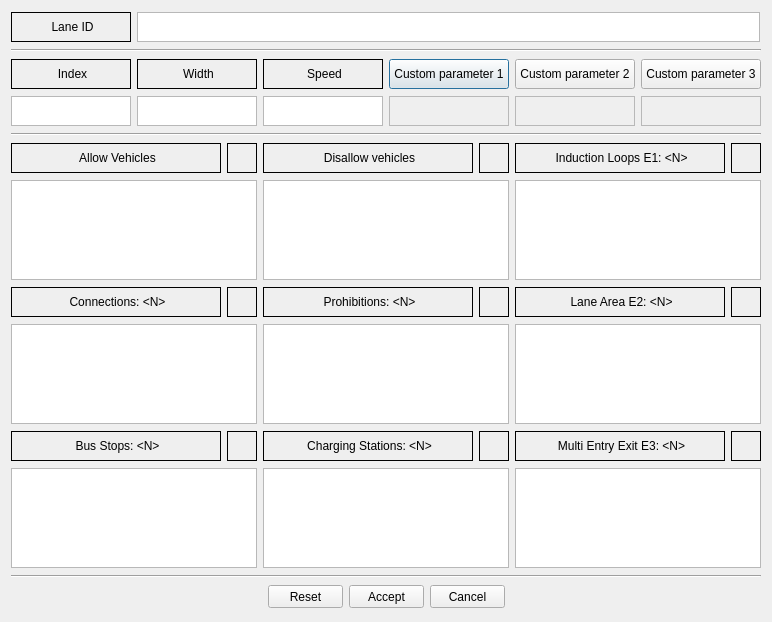
<?xml version="1.0" encoding="UTF-8"?>
<ui version="4.0">
 <class>laneItemDialog</class>
 <widget class="QDialog" name="laneItemDialog">
  <property name="geometry">
   <rect>
    <x>0</x>
    <y>0</y>
    <width>770</width>
    <height>622</height>
   </rect>
  </property>
  <property name="minimumSize">
   <size>
    <width>0</width>
    <height>0</height>
   </size>
  </property>
  <property name="maximumSize">
   <size>
    <width>16777215</width>
    <height>16777215</height>
   </size>
  </property>
  <property name="windowTitle">
   <string>Lane Properties</string>
  </property>
  <property name="windowIcon">
   <iconset resource="../../../resources/eNetEditorResources.qrc">
    <normaloff>:/items/node.png</normaloff>:/items/node.png</iconset>
  </property>
  <property name="modal">
   <bool>true</bool>
  </property>
  <layout class="QVBoxLayout" name="verticalLayout">
   <item>
    <layout class="QHBoxLayout" name="LayoutID">
     <property name="leftMargin">
      <number>0</number>
     </property>
     <property name="rightMargin">
      <number>1</number>
     </property>
     <item>
      <widget class="QLabel" name="LabelLaneID">
       <property name="minimumSize">
        <size>
         <width>120</width>
         <height>30</height>
        </size>
       </property>
       <property name="maximumSize">
        <size>
         <width>120</width>
         <height>30</height>
        </size>
       </property>
       <property name="frameShape">
        <enum>QFrame::Box</enum>
       </property>
       <property name="text">
        <string>&lt;html&gt;&lt;head/&gt;&lt;body&gt;&lt;p align=&quot;center&quot;&gt;Lane ID&lt;/p&gt;&lt;/body&gt;&lt;/html&gt;</string>
       </property>
      </widget>
     </item>
     <item>
      <widget class="QTextBrowser" name="TextLaneID">
       <property name="minimumSize">
        <size>
         <width>0</width>
         <height>30</height>
        </size>
       </property>
       <property name="maximumSize">
        <size>
         <width>16777215</width>
         <height>30</height>
        </size>
       </property>
       <property name="textInteractionFlags">
        <set>Qt::LinksAccessibleByKeyboard|Qt::LinksAccessibleByMouse|Qt::TextBrowserInteraction|Qt::TextSelectableByKeyboard|Qt::TextSelectableByMouse</set>
       </property>
      </widget>
     </item>
    </layout>
   </item>
   <item>
    <widget class="Line" name="line_3">
     <property name="orientation">
      <enum>Qt::Horizontal</enum>
     </property>
    </widget>
   </item>
   <item>
    <layout class="QHBoxLayout" name="horizontalLayout">
     <item>
      <widget class="QLabel" name="LabelLaneIndex">
       <property name="minimumSize">
        <size>
         <width>120</width>
         <height>30</height>
        </size>
       </property>
       <property name="maximumSize">
        <size>
         <width>120</width>
         <height>30</height>
        </size>
       </property>
       <property name="frameShape">
        <enum>QFrame::Box</enum>
       </property>
       <property name="text">
        <string>&lt;html&gt;&lt;head/&gt;&lt;body&gt;&lt;p align=&quot;center&quot;&gt;Index&lt;/p&gt;&lt;/body&gt;&lt;/html&gt;</string>
       </property>
      </widget>
     </item>
     <item>
      <widget class="QLabel" name="LabelWidth">
       <property name="minimumSize">
        <size>
         <width>120</width>
         <height>30</height>
        </size>
       </property>
       <property name="maximumSize">
        <size>
         <width>120</width>
         <height>30</height>
        </size>
       </property>
       <property name="frameShape">
        <enum>QFrame::Box</enum>
       </property>
       <property name="text">
        <string>&lt;html&gt;&lt;head/&gt;&lt;body&gt;&lt;p align=&quot;center&quot;&gt;Width&lt;/p&gt;&lt;/body&gt;&lt;/html&gt;</string>
       </property>
      </widget>
     </item>
     <item>
      <widget class="QLabel" name="LabelSpeed">
       <property name="minimumSize">
        <size>
         <width>120</width>
         <height>30</height>
        </size>
       </property>
       <property name="maximumSize">
        <size>
         <width>120</width>
         <height>30</height>
        </size>
       </property>
       <property name="frameShape">
        <enum>QFrame::Box</enum>
       </property>
       <property name="text">
        <string>&lt;html&gt;&lt;head/&gt;&lt;body&gt;&lt;p align=&quot;center&quot;&gt;Speed&lt;/p&gt;&lt;/body&gt;&lt;/html&gt;</string>
       </property>
      </widget>
     </item>
     <item>
      <widget class="QPushButton" name="ButtonCustomParameter1Name">
       <property name="minimumSize">
        <size>
         <width>120</width>
         <height>30</height>
        </size>
       </property>
       <property name="maximumSize">
        <size>
         <width>120</width>
         <height>30</height>
        </size>
       </property>
       <property name="text">
        <string>Custom parameter 1</string>
       </property>
      </widget>
     </item>
     <item>
      <widget class="QPushButton" name="ButtonCustomParameter2Name">
       <property name="minimumSize">
        <size>
         <width>120</width>
         <height>30</height>
        </size>
       </property>
       <property name="maximumSize">
        <size>
         <width>120</width>
         <height>30</height>
        </size>
       </property>
       <property name="text">
        <string>Custom parameter 2</string>
       </property>
      </widget>
     </item>
     <item>
      <widget class="QPushButton" name="ButtonCustomParameter3Name">
       <property name="minimumSize">
        <size>
         <width>120</width>
         <height>30</height>
        </size>
       </property>
       <property name="maximumSize">
        <size>
         <width>120</width>
         <height>30</height>
        </size>
       </property>
       <property name="text">
        <string>Custom parameter 3</string>
       </property>
      </widget>
     </item>
    </layout>
   </item>
   <item>
    <layout class="QHBoxLayout" name="horizontalLayout_2">
     <item>
      <widget class="QTextEdit" name="TextLaneIndex">
       <property name="minimumSize">
        <size>
         <width>120</width>
         <height>30</height>
        </size>
       </property>
       <property name="maximumSize">
        <size>
         <width>120</width>
         <height>30</height>
        </size>
       </property>
       <property name="textInteractionFlags">
        <set>Qt::LinksAccessibleByKeyboard|Qt::LinksAccessibleByMouse|Qt::TextBrowserInteraction|Qt::TextSelectableByKeyboard|Qt::TextSelectableByMouse</set>
       </property>
      </widget>
     </item>
     <item>
      <widget class="QTextEdit" name="TextWidth">
       <property name="minimumSize">
        <size>
         <width>120</width>
         <height>30</height>
        </size>
       </property>
       <property name="maximumSize">
        <size>
         <width>120</width>
         <height>30</height>
        </size>
       </property>
       <property name="textInteractionFlags">
        <set>Qt::LinksAccessibleByKeyboard|Qt::LinksAccessibleByMouse|Qt::TextBrowserInteraction|Qt::TextEditable|Qt::TextEditorInteraction|Qt::TextSelectableByKeyboard|Qt::TextSelectableByMouse</set>
       </property>
      </widget>
     </item>
     <item>
      <widget class="QTextEdit" name="TextSpeed">
       <property name="minimumSize">
        <size>
         <width>120</width>
         <height>30</height>
        </size>
       </property>
       <property name="maximumSize">
        <size>
         <width>120</width>
         <height>30</height>
        </size>
       </property>
       <property name="textInteractionFlags">
        <set>Qt::LinksAccessibleByKeyboard|Qt::LinksAccessibleByMouse|Qt::TextBrowserInteraction|Qt::TextEditable|Qt::TextEditorInteraction|Qt::TextSelectableByKeyboard|Qt::TextSelectableByMouse</set>
       </property>
      </widget>
     </item>
     <item>
      <widget class="QTextEdit" name="TextCustomParameter1Value">
       <property name="enabled">
        <bool>false</bool>
       </property>
       <property name="minimumSize">
        <size>
         <width>120</width>
         <height>30</height>
        </size>
       </property>
       <property name="maximumSize">
        <size>
         <width>120</width>
         <height>30</height>
        </size>
       </property>
       <property name="textInteractionFlags">
        <set>Qt::LinksAccessibleByKeyboard|Qt::LinksAccessibleByMouse|Qt::TextBrowserInteraction|Qt::TextEditable|Qt::TextEditorInteraction|Qt::TextSelectableByKeyboard|Qt::TextSelectableByMouse</set>
       </property>
      </widget>
     </item>
     <item>
      <widget class="QTextEdit" name="TextCustomParameter2Value">
       <property name="enabled">
        <bool>false</bool>
       </property>
       <property name="minimumSize">
        <size>
         <width>120</width>
         <height>30</height>
        </size>
       </property>
       <property name="maximumSize">
        <size>
         <width>120</width>
         <height>30</height>
        </size>
       </property>
       <property name="textInteractionFlags">
        <set>Qt::LinksAccessibleByKeyboard|Qt::LinksAccessibleByMouse|Qt::TextBrowserInteraction|Qt::TextEditable|Qt::TextEditorInteraction|Qt::TextSelectableByKeyboard|Qt::TextSelectableByMouse</set>
       </property>
      </widget>
     </item>
     <item>
      <widget class="QTextEdit" name="TextCustomParameter3Value">
       <property name="enabled">
        <bool>false</bool>
       </property>
       <property name="minimumSize">
        <size>
         <width>120</width>
         <height>30</height>
        </size>
       </property>
       <property name="maximumSize">
        <size>
         <width>120</width>
         <height>30</height>
        </size>
       </property>
       <property name="textInteractionFlags">
        <set>Qt::LinksAccessibleByKeyboard|Qt::LinksAccessibleByMouse|Qt::TextBrowserInteraction|Qt::TextEditable|Qt::TextEditorInteraction|Qt::TextSelectableByKeyboard|Qt::TextSelectableByMouse</set>
       </property>
      </widget>
     </item>
    </layout>
   </item>
   <item>
    <widget class="Line" name="line_2">
     <property name="orientation">
      <enum>Qt::Horizontal</enum>
     </property>
    </widget>
   </item>
   <item>
    <layout class="QHBoxLayout" name="horizontalLayout_3">
     <item>
      <widget class="QLabel" name="LabelAllowVehicles">
       <property name="minimumSize">
        <size>
         <width>0</width>
         <height>30</height>
        </size>
       </property>
       <property name="maximumSize">
        <size>
         <width>16777215</width>
         <height>30</height>
        </size>
       </property>
       <property name="frameShape">
        <enum>QFrame::Box</enum>
       </property>
       <property name="text">
        <string>&lt;html&gt;&lt;head/&gt;&lt;body&gt;&lt;p align=&quot;center&quot;&gt;Allow Vehicles&lt;/p&gt;&lt;/body&gt;&lt;/html&gt;</string>
       </property>
      </widget>
     </item>
     <item>
      <widget class="QLabel" name="LabelAllowVehiclesIcon">
       <property name="minimumSize">
        <size>
         <width>30</width>
         <height>30</height>
        </size>
       </property>
       <property name="maximumSize">
        <size>
         <width>30</width>
         <height>30</height>
        </size>
       </property>
       <property name="styleSheet">
        <string notr="true">image: url(:/items/trafficSigns/laneAllow.png);</string>
       </property>
       <property name="frameShape">
        <enum>QFrame::Box</enum>
       </property>
       <property name="text">
        <string>&lt;html&gt;&lt;head/&gt;&lt;body&gt;&lt;p align=&quot;center&quot;&gt;&lt;br/&gt;&lt;/p&gt;&lt;/body&gt;&lt;/html&gt;</string>
       </property>
      </widget>
     </item>
     <item>
      <widget class="QLabel" name="LabelDisallowVehicles">
       <property name="minimumSize">
        <size>
         <width>0</width>
         <height>30</height>
        </size>
       </property>
       <property name="maximumSize">
        <size>
         <width>16777215</width>
         <height>30</height>
        </size>
       </property>
       <property name="frameShape">
        <enum>QFrame::Box</enum>
       </property>
       <property name="text">
        <string>&lt;html&gt;&lt;head/&gt;&lt;body&gt;&lt;p align=&quot;center&quot;&gt;Disallow vehicles&lt;/p&gt;&lt;/body&gt;&lt;/html&gt;</string>
       </property>
      </widget>
     </item>
     <item>
      <widget class="QLabel" name="LabelDisallowVehiclesIcon">
       <property name="minimumSize">
        <size>
         <width>30</width>
         <height>30</height>
        </size>
       </property>
       <property name="maximumSize">
        <size>
         <width>30</width>
         <height>30</height>
        </size>
       </property>
       <property name="styleSheet">
        <string notr="true">image: url(:/items/trafficSigns/laneDisallow.png);</string>
       </property>
       <property name="frameShape">
        <enum>QFrame::Box</enum>
       </property>
       <property name="text">
        <string>&lt;html&gt;&lt;head/&gt;&lt;body&gt;&lt;p align=&quot;center&quot;&gt;&lt;br/&gt;&lt;/p&gt;&lt;/body&gt;&lt;/html&gt;</string>
       </property>
      </widget>
     </item>
     <item>
      <widget class="QLabel" name="LabelDetectorsE1">
       <property name="minimumSize">
        <size>
         <width>0</width>
         <height>30</height>
        </size>
       </property>
       <property name="maximumSize">
        <size>
         <width>16777215</width>
         <height>30</height>
        </size>
       </property>
       <property name="frameShape">
        <enum>QFrame::Box</enum>
       </property>
       <property name="text">
        <string>&lt;html&gt;&lt;head/&gt;&lt;body&gt;&lt;p align=&quot;center&quot;&gt;Induction Loops E1: &amp;lt;N&amp;gt;&lt;/p&gt;&lt;/body&gt;&lt;/html&gt;</string>
       </property>
      </widget>
     </item>
     <item>
      <widget class="QLabel" name="LabelDetectorsE1Icon">
       <property name="minimumSize">
        <size>
         <width>30</width>
         <height>30</height>
        </size>
       </property>
       <property name="maximumSize">
        <size>
         <width>30</width>
         <height>30</height>
        </size>
       </property>
       <property name="styleSheet">
        <string notr="true"/>
       </property>
       <property name="frameShape">
        <enum>QFrame::Box</enum>
       </property>
       <property name="text">
        <string>&lt;html&gt;&lt;head/&gt;&lt;body&gt;&lt;p align=&quot;center&quot;&gt;&lt;br/&gt;&lt;/p&gt;&lt;/body&gt;&lt;/html&gt;</string>
       </property>
      </widget>
     </item>
    </layout>
   </item>
   <item>
    <layout class="QHBoxLayout" name="horizontalLayout_4">
     <item>
      <widget class="QListWidget" name="ListAllowVehicles">
       <property name="minimumSize">
        <size>
         <width>0</width>
         <height>100</height>
        </size>
       </property>
       <property name="maximumSize">
        <size>
         <width>16777215</width>
         <height>100</height>
        </size>
       </property>
      </widget>
     </item>
     <item>
      <widget class="QListWidget" name="ListDisallowVehicles">
       <property name="minimumSize">
        <size>
         <width>0</width>
         <height>100</height>
        </size>
       </property>
       <property name="maximumSize">
        <size>
         <width>16777215</width>
         <height>100</height>
        </size>
       </property>
      </widget>
     </item>
     <item>
      <widget class="QListWidget" name="ListDetectorsE1">
       <property name="minimumSize">
        <size>
         <width>0</width>
         <height>100</height>
        </size>
       </property>
       <property name="maximumSize">
        <size>
         <width>16777215</width>
         <height>100</height>
        </size>
       </property>
      </widget>
     </item>
    </layout>
   </item>
   <item>
    <layout class="QHBoxLayout" name="horizontalLayout_5">
     <item>
      <widget class="QLabel" name="LabelConnections">
       <property name="minimumSize">
        <size>
         <width>0</width>
         <height>30</height>
        </size>
       </property>
       <property name="maximumSize">
        <size>
         <width>16777215</width>
         <height>30</height>
        </size>
       </property>
       <property name="frameShape">
        <enum>QFrame::Box</enum>
       </property>
       <property name="text">
        <string>&lt;html&gt;&lt;head/&gt;&lt;body&gt;&lt;p align=&quot;center&quot;&gt;Connections: &amp;lt;N&amp;gt;&lt;/p&gt;&lt;/body&gt;&lt;/html&gt;</string>
       </property>
      </widget>
     </item>
     <item>
      <widget class="QLabel" name="LabelConnectionsIcon">
       <property name="minimumSize">
        <size>
         <width>30</width>
         <height>30</height>
        </size>
       </property>
       <property name="maximumSize">
        <size>
         <width>30</width>
         <height>30</height>
        </size>
       </property>
       <property name="styleSheet">
        <string notr="true">image: url(:/items/connection.png);</string>
       </property>
       <property name="frameShape">
        <enum>QFrame::Box</enum>
       </property>
       <property name="text">
        <string>&lt;html&gt;&lt;head/&gt;&lt;body&gt;&lt;p align=&quot;center&quot;&gt;&lt;br/&gt;&lt;/p&gt;&lt;/body&gt;&lt;/html&gt;</string>
       </property>
      </widget>
     </item>
     <item>
      <widget class="QLabel" name="LabelProhibions">
       <property name="minimumSize">
        <size>
         <width>0</width>
         <height>30</height>
        </size>
       </property>
       <property name="maximumSize">
        <size>
         <width>16777215</width>
         <height>30</height>
        </size>
       </property>
       <property name="frameShape">
        <enum>QFrame::Box</enum>
       </property>
       <property name="text">
        <string>&lt;html&gt;&lt;head/&gt;&lt;body&gt;&lt;p align=&quot;center&quot;&gt;Prohibitions: &amp;lt;N&amp;gt;&lt;/p&gt;&lt;/body&gt;&lt;/html&gt;</string>
       </property>
      </widget>
     </item>
     <item>
      <widget class="QLabel" name="LabelProhibitionsIcon">
       <property name="minimumSize">
        <size>
         <width>30</width>
         <height>30</height>
        </size>
       </property>
       <property name="maximumSize">
        <size>
         <width>30</width>
         <height>30</height>
        </size>
       </property>
       <property name="styleSheet">
        <string notr="true">image: url(:/items/prohibition.png);</string>
       </property>
       <property name="frameShape">
        <enum>QFrame::Box</enum>
       </property>
       <property name="text">
        <string>&lt;html&gt;&lt;head/&gt;&lt;body&gt;&lt;p align=&quot;center&quot;&gt;&lt;br/&gt;&lt;/p&gt;&lt;/body&gt;&lt;/html&gt;</string>
       </property>
      </widget>
     </item>
     <item>
      <widget class="QLabel" name="LabelDetectorsE2">
       <property name="minimumSize">
        <size>
         <width>0</width>
         <height>30</height>
        </size>
       </property>
       <property name="maximumSize">
        <size>
         <width>16777215</width>
         <height>30</height>
        </size>
       </property>
       <property name="frameShape">
        <enum>QFrame::Box</enum>
       </property>
       <property name="text">
        <string>&lt;html&gt;&lt;head/&gt;&lt;body&gt;&lt;p align=&quot;center&quot;&gt;Lane Area E2: &amp;lt;N&amp;gt;&lt;/p&gt;&lt;/body&gt;&lt;/html&gt;</string>
       </property>
      </widget>
     </item>
     <item>
      <widget class="QLabel" name="LabelDetectorsE2Icon">
       <property name="minimumSize">
        <size>
         <width>30</width>
         <height>30</height>
        </size>
       </property>
       <property name="maximumSize">
        <size>
         <width>30</width>
         <height>30</height>
        </size>
       </property>
       <property name="styleSheet">
        <string notr="true"/>
       </property>
       <property name="frameShape">
        <enum>QFrame::Box</enum>
       </property>
       <property name="text">
        <string>&lt;html&gt;&lt;head/&gt;&lt;body&gt;&lt;p align=&quot;center&quot;&gt;&lt;br/&gt;&lt;/p&gt;&lt;/body&gt;&lt;/html&gt;</string>
       </property>
      </widget>
     </item>
    </layout>
   </item>
   <item>
    <layout class="QHBoxLayout" name="horizontalLayout_6">
     <item>
      <widget class="QListWidget" name="ListConnections">
       <property name="minimumSize">
        <size>
         <width>0</width>
         <height>100</height>
        </size>
       </property>
       <property name="maximumSize">
        <size>
         <width>16777215</width>
         <height>100</height>
        </size>
       </property>
      </widget>
     </item>
     <item>
      <widget class="QListWidget" name="ListProhibitions">
       <property name="minimumSize">
        <size>
         <width>0</width>
         <height>100</height>
        </size>
       </property>
       <property name="maximumSize">
        <size>
         <width>16777215</width>
         <height>100</height>
        </size>
       </property>
      </widget>
     </item>
     <item>
      <widget class="QListWidget" name="ListDetectorsE2">
       <property name="minimumSize">
        <size>
         <width>0</width>
         <height>100</height>
        </size>
       </property>
       <property name="maximumSize">
        <size>
         <width>16777215</width>
         <height>100</height>
        </size>
       </property>
      </widget>
     </item>
    </layout>
   </item>
   <item>
    <layout class="QHBoxLayout" name="horizontalLayout_7">
     <item>
      <widget class="QLabel" name="LabelBusStops">
       <property name="minimumSize">
        <size>
         <width>0</width>
         <height>30</height>
        </size>
       </property>
       <property name="maximumSize">
        <size>
         <width>16777215</width>
         <height>30</height>
        </size>
       </property>
       <property name="frameShape">
        <enum>QFrame::Box</enum>
       </property>
       <property name="text">
        <string>&lt;html&gt;&lt;head/&gt;&lt;body&gt;&lt;p align=&quot;center&quot;&gt;Bus Stops: &amp;lt;N&amp;gt;&lt;/p&gt;&lt;/body&gt;&lt;/html&gt;</string>
       </property>
      </widget>
     </item>
     <item>
      <widget class="QLabel" name="LabelBusStopIcon">
       <property name="minimumSize">
        <size>
         <width>30</width>
         <height>30</height>
        </size>
       </property>
       <property name="maximumSize">
        <size>
         <width>30</width>
         <height>30</height>
        </size>
       </property>
       <property name="styleSheet">
        <string notr="true">image: url(:/items/busStop.png);</string>
       </property>
       <property name="frameShape">
        <enum>QFrame::Box</enum>
       </property>
       <property name="text">
        <string>&lt;html&gt;&lt;head/&gt;&lt;body&gt;&lt;p align=&quot;center&quot;&gt;&lt;br/&gt;&lt;/p&gt;&lt;/body&gt;&lt;/html&gt;</string>
       </property>
      </widget>
     </item>
     <item>
      <widget class="QLabel" name="LabelChargingStations">
       <property name="minimumSize">
        <size>
         <width>0</width>
         <height>30</height>
        </size>
       </property>
       <property name="maximumSize">
        <size>
         <width>16777215</width>
         <height>30</height>
        </size>
       </property>
       <property name="frameShape">
        <enum>QFrame::Box</enum>
       </property>
       <property name="text">
        <string>&lt;html&gt;&lt;head/&gt;&lt;body&gt;&lt;p align=&quot;center&quot;&gt;Charging Stations: &amp;lt;N&amp;gt;&lt;/p&gt;&lt;/body&gt;&lt;/html&gt;</string>
       </property>
      </widget>
     </item>
     <item>
      <widget class="QLabel" name="LabelChargingStationIcon">
       <property name="minimumSize">
        <size>
         <width>30</width>
         <height>30</height>
        </size>
       </property>
       <property name="maximumSize">
        <size>
         <width>30</width>
         <height>30</height>
        </size>
       </property>
       <property name="styleSheet">
        <string notr="true">image: url(:/items/chargingStation.png);</string>
       </property>
       <property name="frameShape">
        <enum>QFrame::Box</enum>
       </property>
       <property name="text">
        <string>&lt;html&gt;&lt;head/&gt;&lt;body&gt;&lt;p align=&quot;center&quot;&gt;&lt;br/&gt;&lt;/p&gt;&lt;/body&gt;&lt;/html&gt;</string>
       </property>
      </widget>
     </item>
     <item>
      <widget class="QLabel" name="LabelDetectorsE3">
       <property name="minimumSize">
        <size>
         <width>0</width>
         <height>30</height>
        </size>
       </property>
       <property name="maximumSize">
        <size>
         <width>16777215</width>
         <height>30</height>
        </size>
       </property>
       <property name="frameShape">
        <enum>QFrame::Box</enum>
       </property>
       <property name="text">
        <string>&lt;html&gt;&lt;head/&gt;&lt;body&gt;&lt;p align=&quot;center&quot;&gt;Multi Entry Exit E3: &amp;lt;N&amp;gt;&lt;/p&gt;&lt;/body&gt;&lt;/html&gt;</string>
       </property>
      </widget>
     </item>
     <item>
      <widget class="QLabel" name="LabelDetectorsE3Icon">
       <property name="minimumSize">
        <size>
         <width>30</width>
         <height>30</height>
        </size>
       </property>
       <property name="maximumSize">
        <size>
         <width>30</width>
         <height>30</height>
        </size>
       </property>
       <property name="styleSheet">
        <string notr="true"/>
       </property>
       <property name="frameShape">
        <enum>QFrame::Box</enum>
       </property>
       <property name="text">
        <string>&lt;html&gt;&lt;head/&gt;&lt;body&gt;&lt;p align=&quot;center&quot;&gt;&lt;br/&gt;&lt;/p&gt;&lt;/body&gt;&lt;/html&gt;</string>
       </property>
      </widget>
     </item>
    </layout>
   </item>
   <item>
    <layout class="QHBoxLayout" name="horizontalLayout_8">
     <item>
      <widget class="QListWidget" name="ListBusStops">
       <property name="minimumSize">
        <size>
         <width>0</width>
         <height>100</height>
        </size>
       </property>
       <property name="maximumSize">
        <size>
         <width>16777215</width>
         <height>100</height>
        </size>
       </property>
      </widget>
     </item>
     <item>
      <widget class="QListWidget" name="ListChargingStations">
       <property name="minimumSize">
        <size>
         <width>0</width>
         <height>100</height>
        </size>
       </property>
       <property name="maximumSize">
        <size>
         <width>16777215</width>
         <height>100</height>
        </size>
       </property>
      </widget>
     </item>
     <item>
      <widget class="QListWidget" name="ListDetectorsE3">
       <property name="minimumSize">
        <size>
         <width>0</width>
         <height>100</height>
        </size>
       </property>
       <property name="maximumSize">
        <size>
         <width>16777215</width>
         <height>100</height>
        </size>
       </property>
      </widget>
     </item>
    </layout>
   </item>
   <item>
    <widget class="Line" name="line_4">
     <property name="orientation">
      <enum>Qt::Horizontal</enum>
     </property>
    </widget>
   </item>
   <item>
    <layout class="QHBoxLayout" name="LayoutButtons">
     <item>
      <spacer name="horizontalSpacer1">
       <property name="orientation">
        <enum>Qt::Horizontal</enum>
       </property>
       <property name="sizeHint" stdset="0">
        <size>
         <width>40</width>
         <height>20</height>
        </size>
       </property>
      </spacer>
     </item>
     <item>
      <widget class="QPushButton" name="ButtonReset">
       <property name="minimumSize">
        <size>
         <width>75</width>
         <height>23</height>
        </size>
       </property>
       <property name="maximumSize">
        <size>
         <width>75</width>
         <height>23</height>
        </size>
       </property>
       <property name="sizeIncrement">
        <size>
         <width>0</width>
         <height>0</height>
        </size>
       </property>
       <property name="text">
        <string>Reset</string>
       </property>
       <property name="icon">
        <iconset resource="../../../resources/eNetEditorResources.qrc">
         <normaloff>:/main/reset.ico</normaloff>:/main/reset.ico</iconset>
       </property>
      </widget>
     </item>
     <item>
      <widget class="QPushButton" name="ButtonAccept">
       <property name="minimumSize">
        <size>
         <width>75</width>
         <height>23</height>
        </size>
       </property>
       <property name="maximumSize">
        <size>
         <width>75</width>
         <height>23</height>
        </size>
       </property>
       <property name="text">
        <string>Accept</string>
       </property>
       <property name="icon">
        <iconset resource="../../../resources/eNetEditorResources.qrc">
         <normaloff>:/main/accept.ico</normaloff>:/main/accept.ico</iconset>
       </property>
      </widget>
     </item>
     <item>
      <widget class="QPushButton" name="ButtonCancel">
       <property name="minimumSize">
        <size>
         <width>75</width>
         <height>23</height>
        </size>
       </property>
       <property name="maximumSize">
        <size>
         <width>75</width>
         <height>23</height>
        </size>
       </property>
       <property name="text">
        <string>Cancel</string>
       </property>
       <property name="icon">
        <iconset resource="../../../resources/eNetEditorResources.qrc">
         <normaloff>:/main/cancel.ico</normaloff>:/main/cancel.ico</iconset>
       </property>
      </widget>
     </item>
     <item>
      <spacer name="horizontalSpacer2">
       <property name="orientation">
        <enum>Qt::Horizontal</enum>
       </property>
       <property name="sizeHint" stdset="0">
        <size>
         <width>40</width>
         <height>20</height>
        </size>
       </property>
      </spacer>
     </item>
    </layout>
   </item>
  </layout>
 </widget>
 <resources>
  <include location="../../../resources/eNetEditorResources.qrc"/>
 </resources>
 <connections/>
</ui>
